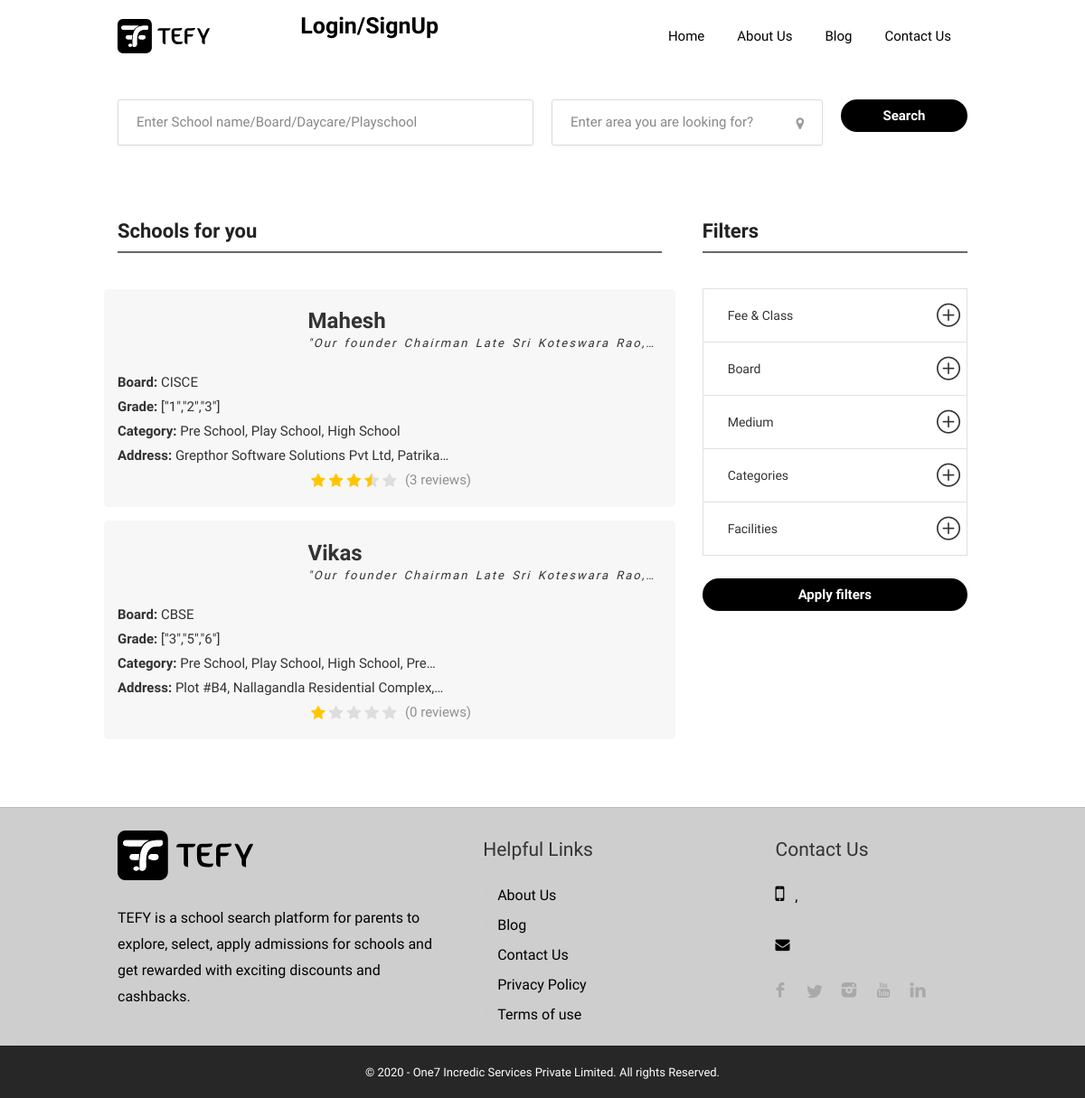
Page /listings-list on the earlier database version.
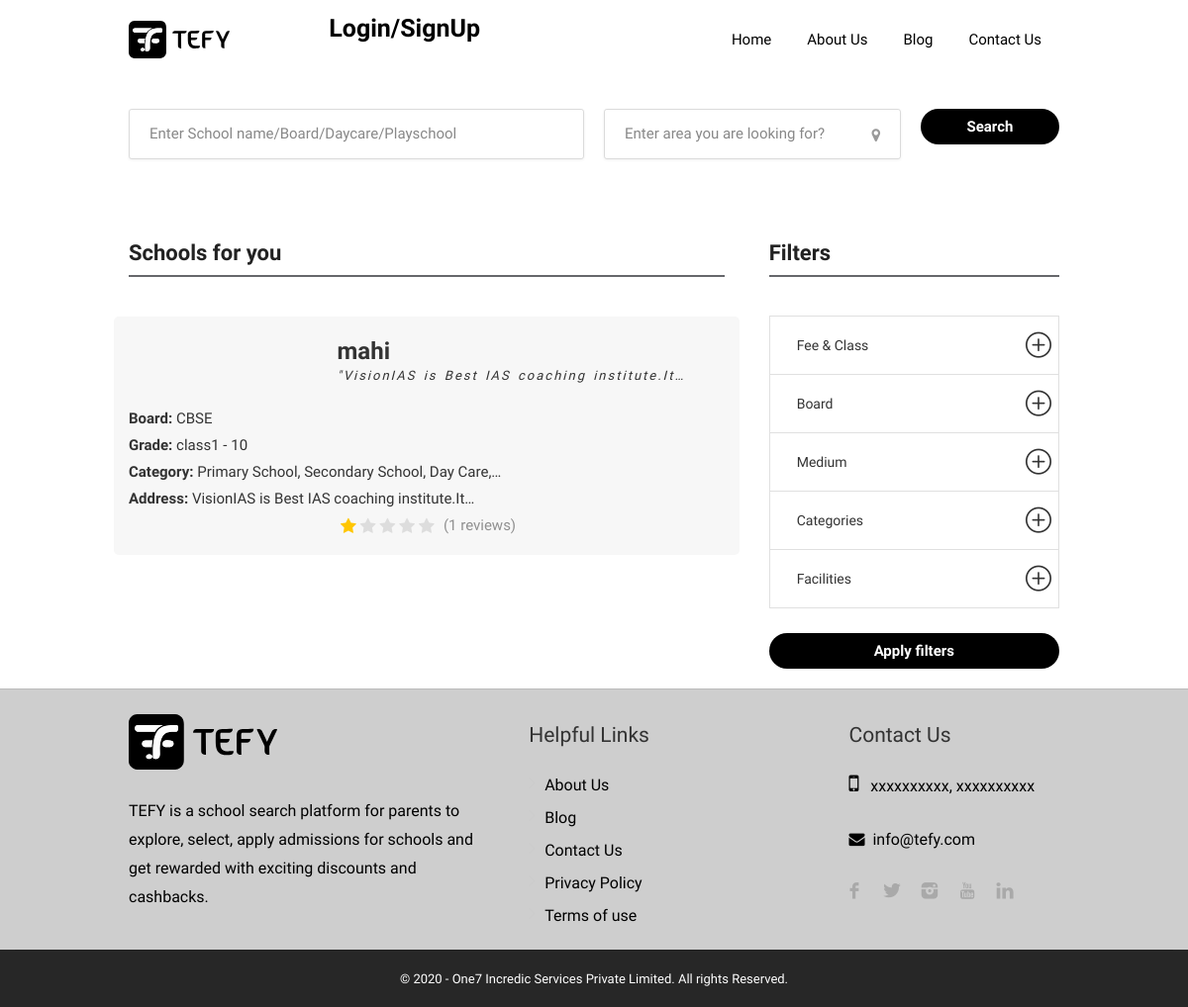
Same page on the later database version.
### tables this page shows
CREATE TABLE `listings` (
  `id` int(11) NOT NULL,
  `school_name` varchar(60) NOT NULL,
  `school_code` varchar(20) NOT NULL,
  `school_type` enum('Boys','Girls','Co-Education','') NOT NULL,
  `hostels` enum('Only for Boys','Only for Girls','For Boys & Girls','No') NOT NULL,
  `school_format` enum('Only Day Scholars','Only Hostel','Both','') NOT NULL,
  `category` varchar(60) NOT NULL,
  `medium` varchar(60) NOT NULL,
  `keywords` longtext NOT NULL,
  `curriculum` int(11) NOT NULL,
  `class` varchar(60) NOT NULL,
  `price_from` float NOT NULL,
  `transport_fee` float NOT NULL,
  `landmark` text NOT NULL,
  `latitude` float NOT NULL,
  `longitude` float NOT NULL,
  `address` text NOT NULL,
  `address_url` longtext NOT NULL,
  `founders_name` varchar(250) NOT NULL,
  `brand_name` varchar(250) NOT NULL,
  `no_of_branches` varchar(250) NOT NULL,
  `est_year` varchar(250) NOT NULL,
  `est_branch_year` varchar(250) NOT NULL,
  `faculty_exp` varchar(250) NOT NULL,
  `alumni` varchar(250) NOT NULL,
  `principal_number` varchar(20) NOT NULL,
  `telephone_number` varchar(20) NOT NULL,
  `school_email` varchar(60) NOT NULL,
  `video` varchar(100) NOT NULL,
  `vision` text NOT NULL,
  `description` text NOT NULL,
  `phone` varchar(20) NOT NULL,
  `website` varchar(100) NOT NULL,
  `email` varchar(60) NOT NULL,
  `facebook` varchar(100) NOT NULL,
  `twitter` varchar(100) NOT NULL,
  `youtube` varchar(100) NOT NULL,
  `amenities` varchar(60) NOT NULL,
  `opening_hours` longtext NOT NULL,
  `bus_routes` longtext NOT NULL,
  `sports` longtext NOT NULL,
  `admission_procedure` text NOT NULL,
  `achievements` longtext NOT NULL,
  `class_name` longtext NOT NULL,
  `admission_fee` longtext NOT NULL,
  `tution_fee` longtext NOT NULL,
  `admission_status` tinyint(1) NOT NULL DEFAULT 0 COMMENT '0=Closed, 1=Opened',
  `created_at` datetime NOT NULL DEFAULT current_timestamp(),
  `modified_at` datetime DEFAULT NULL,
  `row_status` tinyint(4) NOT NULL DEFAULT 1 COMMENT '0=Deleted, 1=Active, 2=Inactive'
);

CREATE TABLE `settings` (
  `settings_id` int(11) NOT NULL,
  `setting_type` longtext NOT NULL,
  `description` longtext NOT NULL,
  `created_by` varchar(15) NOT NULL,
  `created_at` timestamp NOT NULL DEFAULT current_timestamp(),
  `modified_by` varchar(15) DEFAULT NULL,
  `modified_at` timestamp NULL DEFAULT NULL,
  `row_status_cd` tinyint(4) NOT NULL DEFAULT 1 COMMENT '0-Deleted 1-Active 2-Inactive'
);

### application/core/MY_Controller.php (called while the page is built, shortened)
<?php
require APPPATH . "third_party/MX/Controller.php";
class MY_Controller extends MX_Controller
{
    protected  $data;
	function _hmvc_fixes()
	{
		$this->load->library('form_validation');
	}
	function _render_page($view, $data=null, $returnhtml=false)
	{
	    $this->viewdata = (empty($data)) ? $this->data: $data;
	    $view_html = $this->load->view($view, $this->viewdata, $returnhtml);
	}
}

### application/modules/home/controllers/Home.php (called while the page is built, shortened)
<?php
class Home extends MY_Controller
{
    public function __construct()
    {
        $this->template = 'template/site/main';
    }
    public function listings_list(){
        $where="(listings.row_status = 1)";
        $where_cls='';
        $config['base_url'] = base_url('listings-list');
        $config['total_rows'] = count($this->common_model->select_listing_results_info($where,$where_cls));
        $config['per_page'] = 4;
        $config["uri_segment"] = 2;
        $choice = $config["total_rows"] / $config["per_page"];
        $config["num_links"] = floor($choice);
        $config['first_link']       = 'First';
        $config['last_link']        = 'Last';
        $config['next_link']        = 'Next';
        $config['prev_link']        = 'Prev';
        $config['full_tag_open']    = '<div class="pagging text-center"><nav><ul class="pagination justify-content-center">';
        $config['full_tag_close']   = '</ul></nav></div>';
        $config['num_tag_open']     = '<li class="page-item"><span class="page-link">';
        $config['num_tag_close']    = '</span></li>';
        $config['cur_tag_open']     = '<li class="page-item active"><span class="page-link">';
        $config['cur_tag_close']    = '<span class="sr-only">(current)</span></span></li>';
        $config['next_tag_open']    = '<li class="page-item"><span class="page-link">';
        $config['next_tagl_close']  = '<span aria-hidden="true">&raquo;</span></span></li>';
        $config['prev_tag_open']    = '<li class="page-item"><span class="page-link">';
        $config['prev_tagl_close']  = '</span>Next</li>';
        $config['first_tag_open']   = '<li class="page-item"><span class="page-link">';
        $config['first_tagl_close'] = '</span></li>';
        $config['last_tag_open']    = '<li class="page-item"><span class="page-link">';
        $config['last_tagl_close']  = '</span></li>';
        $this->pagination->initialize($config);
        $this->data['page'] = ($this->uri->segment(2)) ? $this->uri->segment(2) : 0;
        $this->data['schools'] =  $this->common_model->select_listing_results_info($where,$where_cls ,'listings.id DESC',$config['per_page'],$this->data['page']);
        $this->data['pagination'] = $this->pagination->create_links();
        $this->data['title'] = 'listings-list';
        $this->data['content'] = 'listings_list';
        $this->data['active_menu'] = 'listings_list';
        $this->_render_page($this->template, $this->data);
    }
}

### index.php (called while the page is built, shortened)
<?php
require_once BASEPATH.'core/CodeIgniter.php';

### application/models/Common_model.php (called while the page is built, shortened)
<?php
class Common_model extends CI_Model{
    public $type_of;
    public function __construct()
    {
        $this->type_of = '';
    }
    public function select_results_info($table, $where='', $order_by='',$limit='',$data_start='')
    {
        if($where != ''){
            $this->db->where($where);
        }
        $query = $this->db->get($table);
        if($this->type_of != '' && $this->type_of == 'array')
            return $query->result_array();
        elseif($this->type_of != '' && $this->type_of == 'object')
             return $query->result_object();
        else
            return $query;
    }
    public function select_listing_results_info($where,$where_cls='', $order_by='', $limit='',$data_start='')
    {
        $this->db->distinct('listings.id');
if($where_cls!=''){
        $this->db->select('listings.*,school_class_prices.listing_id,school_class_prices.admission_fee,school_class_prices.tution_fee');
        }else{
        $this->db->select('listings.*');
        }
$this->db->from('listings');
$this->db->where($where);
if($order_by!=''){
            $this->db->order_by($order_by);
        }
        if($limit!=''){
            $this->db->limit($limit,$data_start);
        }
$query = $this->db->get();
$query=$query->result_array();
$tempArr = array_unique(array_column($query, 'id'));
$qry=array_intersect_key($query, $tempArr);
return $qry;
    }
    function get_type_name_by_where($table, $where = '', $field = 'name')
    {
        if ($where != '') {
            $this->db->where($where);
            }
            $l = $this->db->get($table);
            $n = $l->num_rows();
            if ($n > 0) {
                return $l->row()->$field;
            }else{
                return FALSE;
            }
    }
    function count_records( $table, $where = '' ){
        if($where != ''){
            $this->db->where($where);
        }
        $this->db->from($table);
        $reocrds = $this->db->count_all_results();
        return $reocrds;
    }
    function rating_of_product( $table, $where = '', $type_col = ''){
$rating=0;
        if($table!=''){
        if($where != ''){
            $this->db->where($where);
        }
$rating = $this->db->select("sum(".$table.".".$type_col.") as ".$type_col)->get($table)->row()->$type_col;
if($rating!=0){
$count=$this->common_model->count_records('ratings',$where);
$rating=$rating/$count;
}
}
return $rating;
    }
}

### application/modules/home/views/listings_list.php (shortened to what the rows shown need)
<div class="container margin-top-30">
	<div class="row">
		<div class="col-lg-9 col-md-8 col-sm-8 padding-right-30">
			<div class="row">
				<div class="col-lg-12 col-md-12">
					<?php
					if(count($schools) > 0){
$i=0;
foreach ($schools as $row) {
	$category='';
  $cate=json_decode($row['category']);
  if($cate!=''){
  for($c=0; $c < count($cate); $c++) {
    $categ[]=$this->common_model->get_type_name_by_where('category',array('id'=>$cate[$c]));
  }
  $category=implode(', ',$categ);
}
	$opening_hours=json_decode($row['opening_hours']);
	$reslut=$this->common_model->get_days();
  $days=$reslut['days'];
for ($i=0; $i < count($days); $i++) {
	if($days[$i] == date('l')){
	if($opening_hours->opening_time[$i]=='Closed'){
	$opening='Closed Now';
	$opening_col='now-closed';
	}else{
	if((strtotime(date('h A')) >= strtotime($opening_hours->opening_time[$i])) && (strtotime(date('h A')) <= strtotime($opening_hours->closing_time[$i]))){
		$opening='Now Open';
		$opening_col='now-open';
	}else{
		$opening='Closed Now';
		$opening_col='now-closed';
	}
	}
	}
	}
	$where['row_status']=1;
$where['listing_id']=$row['id'];
$where['row_status']=1;
$rating=round($this->common_model->rating_of_product('ratings', $where ,'rating'),1);
?>
<div class="row padding-top-15 padding-bottom-15 margin-top-15 margin-bottom-15" style="background-color: #f7f7f7; border-radius: 5px;">
	<a href="<?=base_url().str_replace(" ","-",$row['school_name']).'?school_code='.$row['school_code'];?>">
                        <div class="col-md-4 col-sm-4 col-xs-3 padding-right-0">
                        </div>
                        <div class="col-md-8 col-sm-8 col-xs-9">
                            <div class="listing-item-inner">
                                <div class="listing-titlez single-line"><b><?=$row['school_name'];?></b></div>
                                <span class="vision-txt single-line margin-bottom-20">"<?=$row['vision'];?>"</span>
                            </div>
                        </div>
                        <div class="col-md-8 col-sm-8 col-xs-8 single-line"><b>Board:</b> <?=$this->common_model->get_type_name_by_where('curriculum',array('id'=>$row['curriculum']));?></div>
                        <div class="col-md-8 col-sm-8 col-xs-8 single-line"><b>Grade:</b> <?=$row['class'];?></div>
                        <div class="col-md-8 col-sm-8 col-xs-12 single-line"><b>Category:</b> <?=$category;?></div>
                        <div class="col-md-8 col-sm-8 col-xs-12 single-line"><b>Address:</b> <?=$row['address'];?></div>
                        <div class="col-md-8 col-sm-8 col-xs-12 single-line">
                            <div class="star-rating" data-rating="<?=$rating;?>">
                                <div class="rating-counter">(<?=$this->common_model->count_records('ratings',$where);?> reviews)</div>
                            </div>
                        </div>
                    </a>
                    </div>
<?php $i++;}}?>
				</div>
			</div>
		</div>
	</div>
</div>
<!-- <?php
print_r($_GET);
?> -->

### application/views/template/site/footer.php
<div id="footer" class="sticky-footer footer-bg-clr bottom-space" style="background-color: #cecece;">
	<div class="container">
		<div class="row">
			<div class="col-md-5 col-sm-4">
                <a href="<?=base_url();?>"><img src="<?php echo base_url('assets')?>/front-end/images/logo2.svg" width="150px" data-sticky-logo="<?php echo base_url('assets')?>/front-end/images/logo2.svg" alt=""></a>
				<br><br>
				<p class="footer">TEFY is a school search platform for parents to explore, select, apply admissions for schools and get rewarded with exciting discounts and cashbacks.</p>
			</div>
			<div class="col-md-4 col-sm-4 ">
				<h4 class="footerh4">Helpful Links</h4>
				<ul class="footer-links">
					<li><a href="<?=base_url('about_us');?>">About Us</a></li>
					<li><a href="<?=base_url('blogs');?>">Blog</a></li>
					<li><a href="<?=base_url('contact_us');?>">Contact Us</a></li>
                    <li><a href="<?=base_url('privacy-policy');?>">Privacy Policy</a></li>
                    <li><a href="<?=base_url('terms-and-conditions');?>">Terms of use</a></li>
				</ul>
				<div class="clearfix"></div>
			</div>
			<div class="col-md-3  col-sm-4">
				<h4 class="footerh4">Contact Us</h4>
				<div class="text-widget">
					<span><i class="fa fa-mobile" aria-hidden="true"></i> &nbsp;
					    <?=$this->db->get_where('settings', array('setting_type' => 'mobile'))->row()->description; ?>, <?=$this->db->get_where('settings', array('setting_type' => 'whatsapp_number'))->row()->description; ?> </span><br>
					<span><br> <a href="#"><span class="__cf_email__" data-><i class="fa fa-envelope" aria-hidden="true"></i> &nbsp;<?=$this->db->get_where('settings', array('setting_type' => 'system_email'))->row()->description; ?></span></a> </span><br>
				</div>
				<ul class="social-icons margin-top-20">
					<li><a class="facebook" href="<?=$this->db->get_where('settings', array('setting_type' => 'facebook'))->row()->description; ?>"><i class="icon-facebook"></i></a></li>
					<li><a class="twitter" href="<?=$this->db->get_where('settings', array('setting_type' => 'twiter'))->row()->description; ?>"><i class="icon-twitter"></i></a></li>
					<li><a class="instagram" href="https://www.instagram.com/"><i class="icon-instagram"></i></a></li>
					<li><a class="youtube" href="<?=$this->db->get_where('settings', array('setting_type' => 'youtube'))->row()->description; ?>"><i class="icon-youtube"></i></a></li>
					<li><a class="linkedin" href="https://in.linkedin.com/"><i class="icon-linkedin"></i></a></li>
				</ul>
			</div>
		</div>
	</div>
    <div class="footer-bg-cpy-clr" >
        <div class="col-md-12 footer-bg-cpy-clr">
            <div class="copyrights" >
                <span style="color: #fff;">&copy; 2020 - One7 Incredic Services Private Limited. All rights Reserved. </span>
            </div>
        </div>
	</div>
</div>

Differences in the rows shown:
removed listings: school_name "Mahesh", vision "Our founder Chairman Late Sri Koteswara…", type_name_by_where "CISCE", class "[\"1\",\"2\",\"3\"]", category "Pre School, Play School, High School", address "Grepthor Software Solutions Pvt Ltd,…", count_records "3"
removed listings: school_name "Vikas", vision "Our founder Chairman Late Sri Koteswara…", type_name_by_where "CBSE", class "[\"3\",\"5\",\"6\"]", category "Pre School, Play School, High School,…", address "Plot #B4, Nallagandla Residential…", count_records "0"
added listings: school_name "mahi", vision "VisionIAS is Best IAS coaching…", type_name_by_where "CBSE", class "class1 - 10", category "Primary School, Secondary School, Day…", address "VisionIAS is Best IAS coaching…", count_records "1"
added settings: description "xxxxxxxxxx"
added settings: description "xxxxxxxxxx"
added settings: description "info@tefy.com"
